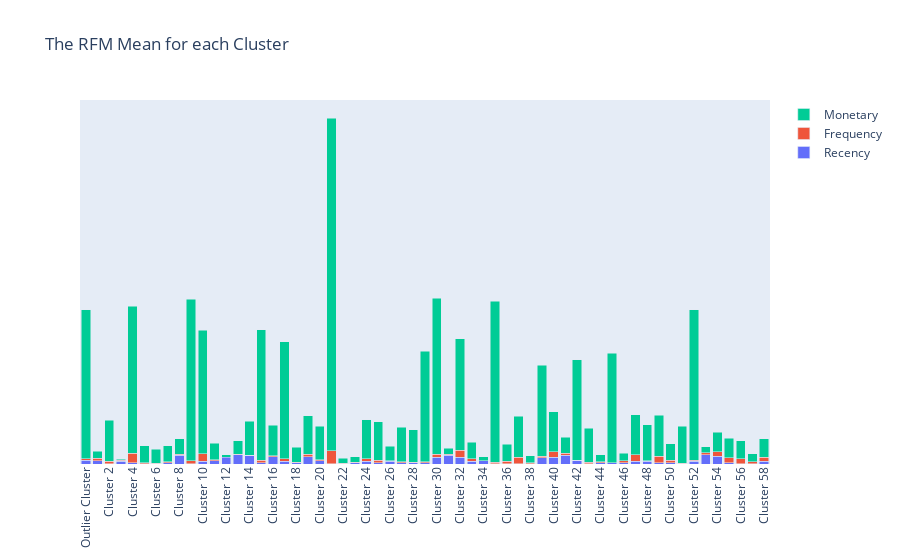

The code cell stored with this chart in its notebook:
### Code cell
stacked_bar_mean('DBSCAN y_pred')

### Figure 1 — Plotly figure (JSON) as saved in the notebook; plotly's stock layout.template omitted (floating-point values rounded to 4 significant figures)
{"data": [{"name": "Recency", "type": "bar", "x": ["Outlier Cluster", "Cluster 1", "Cluster 2", "Cluster 3", "Cluster 4", "Cluster 5", "Cluster 6", "Cluster 7", "Cluster 8", "Cluster 9", "Cluster 10", "Cluster 11", "Cluster 12", "Cluster 13", "Cluster 14", "Cluster 15", "Cluster 16", "Cluster 17", "Cluster 18", "Cluster 19", "Cluster 20", "Cluster 21", "Cluster 22", "Cluster 23", "Cluster 24", "Cluster 25", "Cluster 26", "Cluster 27", "Cluster 28", "Cluster 29", "Cluster 30", "Cluster 31", "Cluster 32", "Cluster 33", "Cluster 34", "Cluster 35", "Cluster 36", "Cluster 37", "Cluster 38", "Cluster 39", "Cluster 40", "Cluster 41", "Cluster 42", "Cluster 43", "Cluster 44", "Cluster 45", "Cluster 46", "Cluster 47", "Cluster 48", "Cluster 49", "Cluster 50", "Cluster 51", "Cluster 52", "Cluster 53", "Cluster 54", "Cluster 55", "Cluster 56", "Cluster 57", "Cluster 58"], "y": [112.3, 96.81, 8.522, 82.26, 30.75, 10.18, 10.42, 34.29, 241.4, 8.07, 78.81, 86.01, 256.9, 259.9, 240.7, 32.28, 201.3, 75.48, 36.19, 210.1, 87.87, 7.176, 10.08, 34.04, 79.73, 33.15, 81.09, 31.21, 30.9, 30.92, 193.8, 247.5, 194.6, 84.3, 85.71, 9.214, 9.14, 8.968, 10.79, 182, 192.6, 244.2, 100.8, 9.981, 33.32, 33.12, 31.67, 79.06, 79.26, 32.36, 31.4, 7.615, 82.71, 253.5, 218.3, 32.61, 9.471, 7.917, 72.67]}, {"name": "Frequency", "type": "bar", "x": ["Outlier Cluster", "Cluster 1", "Cluster 2", "Cluster 3", "Cluster 4", "Cluster 5", "Cluster 6", "Cluster 7", "Cluster 8", "Cluster 9", "Cluster 10", "Cluster 11", "Cluster 12", "Cluster 13", "Cluster 14", "Cluster 15", "Cluster 16", "Cluster 17", "Cluster 18", "Cluster 19", "Cluster 20", "Cluster 21", "Cluster 22", "Cluster 23", "Cluster 24", "Cluster 25", "Cluster 26", "Cluster 27", "Cluster 28", "Cluster 29", "Cluster 30", "Cluster 31", "Cluster 32", "Cluster 33", "Cluster 34", "Cluster 35", "Cluster 36", "Cluster 37", "Cluster 38", "Cluster 39", "Cluster 40", "Cluster 41", "Cluster 42", "Cluster 43", "Cluster 44", "Cluster 45", "Cluster 46", "Cluster 47", "Cluster 48", "Cluster 49", "Cluster 50", "Cluster 51", "Cluster 52", "Cluster 53", "Cluster 54", "Cluster 55", "Cluster 56", "Cluster 57", "Cluster 58"], "y": [34.14, 60.38, 71.49, 28.14, 268.1, 30.07, 11.74, 28.65, 28.53, 80.1, 208.0, 28.66, 7.301, 11.54, 10.94, 79.96, 33.62, 78.42, 12.3, 64.33, 34.65, 370.3, 8.517, 9.303, 67.02, 68.01, 11.95, 33.27, 11.85, 34.33, 77.71, 28.1, 185.4, 65.49, 8.696, 34, 72.88, 181.9, 30.92, 33.83, 158.7, 59.69, 8.125, 34.67, 29.77, 7.125, 59.9, 175.1, 11.63, 183, 68.54, 9.923, 29.47, 58.04, 131.4, 149.3, 134.4, 56.92, 120.3]}, {"name": "Monetary", "type": "bar", "x": ["Outlier Cluster", "Cluster 1", "Cluster 2", "Cluster 3", "Cluster 4", "Cluster 5", "Cluster 6", "Cluster 7", "Cluster 8", "Cluster 9", "Cluster 10", "Cluster 11", "Cluster 12", "Cluster 13", "Cluster 14", "Cluster 15", "Cluster 16", "Cluster 17", "Cluster 18", "Cluster 19", "Cluster 20", "Cluster 21", "Cluster 22", "Cluster 23", "Cluster 24", "Cluster 25", "Cluster 26", "Cluster 27", "Cluster 28", "Cluster 29", "Cluster 30", "Cluster 31", "Cluster 32", "Cluster 33", "Cluster 34", "Cluster 35", "Cluster 36", "Cluster 37", "Cluster 38", "Cluster 39", "Cluster 40", "Cluster 41", "Cluster 42", "Cluster 43", "Cluster 44", "Cluster 45", "Cluster 46", "Cluster 47", "Cluster 48", "Cluster 49", "Cluster 50", "Cluster 51", "Cluster 52", "Cluster 53", "Cluster 54", "Cluster 55", "Cluster 56", "Cluster 57", "Cluster 58"], "y": [4199.0, 207.0, 1147.0, 19.79, 4141.0, 468.6, 386.6, 445.2, 437.0, 4548.0, 3476.0, 467.8, -67.37, 379.2, 944.5, 3662.0, 862.3, 3280.0, 423.9, 1084.0, 934.7, 9351.0, 149.5, 156.8, 1103.0, 1092.0, 404.7, 970.3, 919.0, 3101.0, 4389.0, 171.4, 3146.0, 465.6, 103.3, 4533.0, 479.7, 1157.0, 186.1, 2569.0, 1112.0, 453.6, 2820.0, 955.3, 191.5, 3072.0, 215.3, 1128.0, 1017.0, 1162.0, 474.1, 1048.0, 4221.0, 173.7, 543.3, 541.4, 505.5, 221.8, 523.1]}], "layout": {"autosize": true, "barmode": "stack", "title": {"text": "The RFM Mean for each Cluster"}, "xaxis": {"autorange": true, "range": [-0.5, 58.5], "tickangle": -90, "type": "category"}, "yaxis": {"autorange": true, "range": [0, 10240.0], "type": "linear", "visible": false}}}
